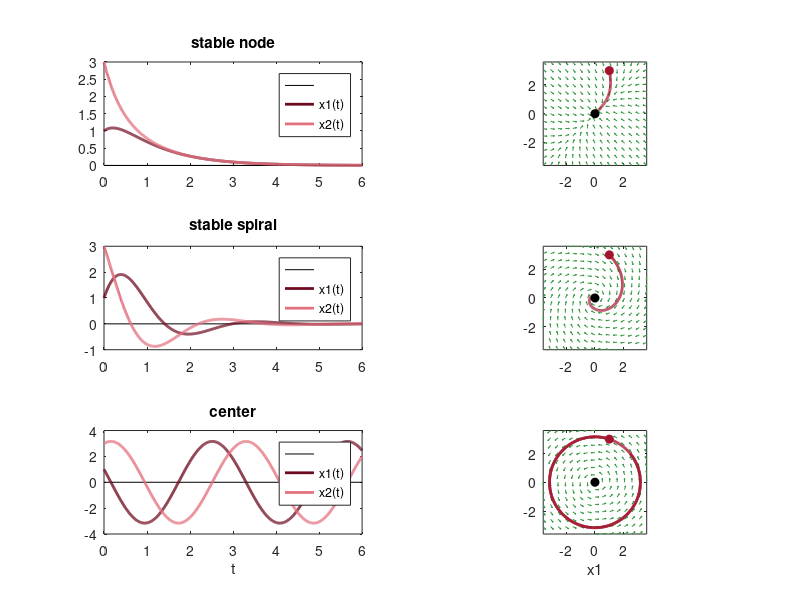

Write MATLAB code to recreate this figure.
% Fig. 4.10: Three linear systems dx/dt = A x with x(0) = (1, 3) (book, Section 4.2, Eq. 4.8 and 4.10)
% top stable node A = (-2 1; 1 -2), middle stable spiral A = (-1 2; -2 -1), bottom center A = (0 -2; 2 0)
% left time courses (solution formulas), right phase plane with direction field
% (c) 2026 Philipp Kügler · Program for the book "Dynamical Systems in the Life Sciences" · MIT License (see LICENSE)
namen = {'stable node', 'stable spiral', 'center'};
As = {[-2 1; 1 -2], [-1 2; -2 -1], [0 -2; 2 0]};
t = linspace(0, 6, 800);
X1 = {2 * exp(-t) - exp(-3 * t), exp(-t) .* (cos(2 * t) + 3 * sin(2 * t)), cos(2 * t) - 3 * sin(2 * t)};   % solution formulas
X2 = {2 * exp(-t) + exp(-3 * t), exp(-t) .* (3 * cos(2 * t) - sin(2 * t)), 3 * cos(2 * t) + sin(2 * t)};
[G1, G2] = meshgrid(linspace(-3.6, 3.6, 15));
for z = 1:3
    A = As{z};
    lam = eig(A); lam = sortrows([imag(lam) real(lam)]);   % sort by imaginary part, then real part
    fprintf('%s: eigenvalues %s\n', namen{z}, sprintf('%g%+gi  ', lam(:, [2 1])'));
    subplot(3, 2, 2 * z - 1);
    plot([0 6], [0 0], 'k'); hold on
    plot(t, X1{z}, 'Color', [0.43 0.04 0.12], 'LineWidth', 2);
    plot(t, X2{z}, 'Color', [0.89 0.44 0.49], 'LineWidth', 2); hold off
    title(namen{z}); legend('', 'x1(t)', 'x2(t)');
    subplot(3, 2, 2 * z);
    U = A(1, 1) * G1 + A(1, 2) * G2; V = A(2, 1) * G1 + A(2, 2) * G2; L = sqrt(U.^2 + V.^2) + 1e-12;
    quiver(G1, G2, U ./ L, V ./ L, 0.4, 'Color', [0.2 0.6 0.25]); hold on
    plot(X1{z}, X2{z}, 'Color', [0.64 0.08 0.18], 'LineWidth', 2);
    plot(1, 3, 'o', 'Color', [0.64 0.08 0.18], 'MarkerFaceColor', [0.64 0.08 0.18]); plot(0, 0, 'ko', 'MarkerFaceColor', 'k'); hold off
    axis equal; xlim([-3.6 3.6]); ylim([-3.6 3.6]);
end
subplot(3, 2, 5); xlabel('t'); subplot(3, 2, 6); xlabel('x1');
